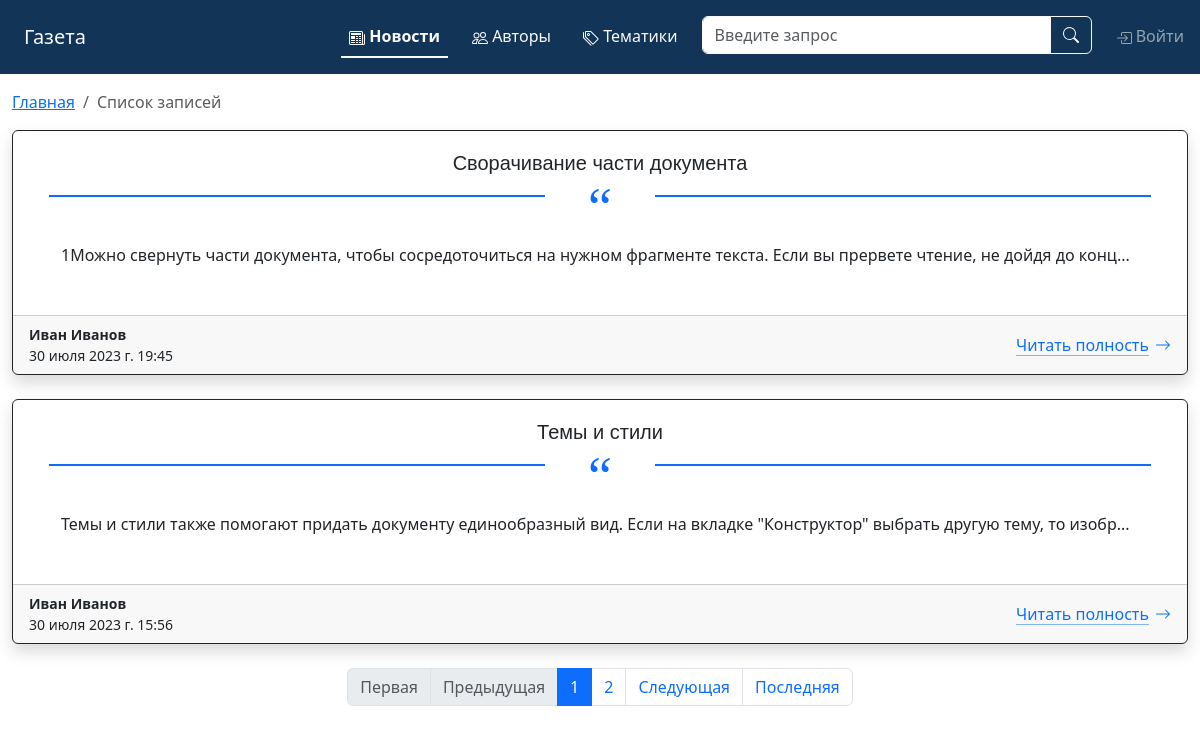
Page /news/ on the committed database.
### NewsPaper/models.py (models this page shows, shortened)
class Post(models.Model):
    id = models.AutoField(
        primary_key=True,
    )
    author = models.ForeignKey(
        Author,
        verbose_name='Автор записи',
        null=True,
        related_name='Author',
        on_delete=models.SET_NULL,
    )
    type_post = models.SmallIntegerField(
        verbose_name='Тип записи',
        choices=STATUS_CHOICES,
        blank=True,
    )
    create_date = models.DateTimeField(
        verbose_name='Дата создания записи',
        auto_now_add=True,
        null=True,
    )
    title = models.CharField(
        verbose_name='Заголовок записи',
        max_length=1024,
        default='',
    )
    text = models.TextField(
        verbose_name='Текст записи',
        default='',
    )
    rating = models.SmallIntegerField(
        verbose_name='Рейтинг записи',
        default=0,
    )
    def preview(self):
        return f'{self.text[:124]}...'
    class Meta:
        ordering = '-create_date', 'title',
        verbose_name = 'Запись'
        verbose_name_plural = 'Записи'
        managed = True

class Author(models.Model):
    user = models.OneToOneField(
        User,
        primary_key=True,
        on_delete=models.CASCADE,
    )
    rating = models.SmallIntegerField(
        verbose_name='Рейтинг пользователя',
        default=0,
    )
    def __str__(self):
        return f'{self.user.get_full_name()}'
    class Meta:
        ordering = 'user',
        verbose_name = 'Автор'
        verbose_name_plural = 'Авторы'
        managed = True

### NewsPaper/views.py (the view)
# urls.py: path('news/', PostList.as_view(), name='post_list', ),
class PostList(ListView):
    model = Post
    template_name = 'post/list.html'
    context_object_name = 'list_post'
    ordering = ['-create_date']
    paginate_by = 2
    def get_context_data(self, **kwargs):
        context = super().get_context_data(**kwargs)
        context['post_active'] = True
        return context

### NewsPaper/templatetags/custom_filters.py (called while the page is built)
@register.filter(name='censor')
def censor(value, arg):
    if isinstance(value, str) and isinstance(arg, str):
        content = value.split()
        for index, word in enumerate(value.split()):
            if word.lower() in BANNED_WORDS:
                content[index] = re.sub(word, f'{word[0]}{arg * (len(word) - 1)}', content[index])
        return " ".join(content)
    else:
        raise ValueError()

### NewsPaper/templates/post/list.html (shortened to what this page needs)
{% extends 'default.html' %}
{% load censor from custom_filters %}
{% block main %}
    <nav class="my-3" aria-label="breadcrumb">
        <ol class="breadcrumb">
            <li class="breadcrumb-item"><a href="{% url 'index' %}">Главная</a></li>
            <li class="breadcrumb-item active" aria-current="page">Список записей</li>
        </ol>
    </nav>
    {% if list_post %}
        {% include 'post/posts.html' %}
        {% include 'post/paginator.html' %}
    {% endif %}
{% endblock main %}

### NewsPaper/templates/post/posts.html
{% load censor from custom_filters %}
{% for post in list_post %}
    <div class="shadow card border-dark mb-4">
        <div class="card-body">
            <div class="post-title">{{ post.title|censor:'*' }}</div>
            <div class="post-text">{{ post.preview|censor:'*' }}</div>
        </div>
        <div class="card-footer">
            <div class="row align-items-center">
                <div class="col-auto me-auto">
                    <div class="small">
                        <strong class="text-gray-dark">{{ post.author }}</strong>
                        <span class="d-block">{{ post.create_date }}</span>
                    </div>
                </div>
                <div class="col-auto">
                    <a href="{% url 'post_show' post.id %}" class="icon-link icon-link-hover ">
                        Читать полность
                        <svg xmlns="http://www.w3.org/2000/svg" width="16" height="16" fill="currentColor" class="bi bi-arrow-right" viewBox="0 0 16 16">
                            <path fill-rule="evenodd" d="M1 8a.5.5 0 0 1 .5-.5h11.793l-3.147-3.146a.5.5 0 0 1 .708-.708l4 4a.5.5 0 0 1 0 .708l-4 4a.5.5 0 0 1-.708-.708L13.293 8.5H1.5A.5.5 0 0 1 1 8z"/>
                        </svg>
                    </a>
                </div>
            </div>
        </div>
    </div>
{% endfor %}

### NewsPaper/static/css/main.css (style rules this page uses)
.post-title { font: 500 1.25rem/2rem 'ALS Hauss',Arial,sans-serif; margin: 0; padding: 0 0 2rem 0; position: relative; text-align: center; }
.post-title:after { font-size: 54px; color: #0d6efd; position: absolute; height: 2px; left: 20px; right: 20px; line-height: .5; background: linear-gradient(to right, #0d6efd 45%, transparent 45%, transparent), linear-gradient(to right, transparent, transparent 55%, #0d6efd 55%); font-family: serif; content: "\201C"; top: 3rem; }
.post-text { margin: 0; padding: 2rem; position: relative; text-align: left; }

### rows in the picture
Post: title|censor "Сворачивание части документа", preview|censor "1Можно свернуть части документа, чтобы сосредоточиться на нужном фрагменте текста. Если вы прервете чтение, не дойдя до конц...", author "Иван Иванов", create_date "30 июля 2023 г. 19:45"
Post: title|censor "Темы и стили", preview|censor "Темы и стили также помогают придать документу единообразный вид. Если на вкладке \"Конструктор\" выбрать другую тему, то изобр...", author "Иван Иванов", create_date "30 июля 2023 г. 15:56"

### other values in the picture
{{ num }} "1"
{{ num }} "2"
